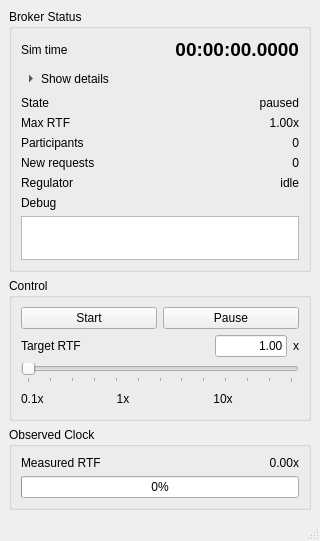
<?xml version="1.0" encoding="UTF-8"?>
<ui version="4.0">
 <class>SimTimeBrokerWindow</class>
 <widget class="QMainWindow" name="SimTimeBrokerWindow">
  <property name="geometry">
   <rect>
    <x>0</x>
    <y>0</y>
    <width>320</width>
    <height>380</height>
   </rect>
  </property>
  <property name="windowTitle">
   <string>Sim Time Broker</string>
  </property>
  <widget class="QWidget" name="centralwidget">
   <layout class="QVBoxLayout" name="root_layout">
    <item>
     <widget class="QGroupBox" name="status_group">
      <property name="title">
       <string>Broker Status</string>
      </property>
      <layout class="QGridLayout" name="status_layout">
       <item row="0" column="0">
        <widget class="QLabel" name="label_time_title">
         <property name="text">
          <string>Sim time</string>
         </property>
        </widget>
       </item>
       <item row="0" column="1">
        <widget class="QLabel" name="label_time_value">
         <property name="font">
          <font>
           <pointsize>14</pointsize>
           <bold>true</bold>
          </font>
         </property>
         <property name="toolTip">
          <string>Click to switch between HH:MM:SS.ssss and seconds display</string>
         </property>
         <property name="text">
          <string>00:00:00.0000</string>
         </property>
         <property name="alignment">
          <set>Qt::AlignRight|Qt::AlignTrailing|Qt::AlignVCenter</set>
         </property>
        </widget>
       </item>
       <item row="1" column="0" colspan="2" alignment="Qt::AlignLeft">
        <widget class="QToolButton" name="status_toggle_button">
         <property name="sizePolicy">
          <sizepolicy hsizetype="Minimum" vsizetype="Minimum">
           <horstretch>0</horstretch>
           <verstretch>0</verstretch>
          </sizepolicy>
         </property>
         <property name="toolTip">
          <string>Show broker status details</string>
         </property>
         <property name="text">
          <string>Show details</string>
         </property>
         <property name="checkable">
          <bool>true</bool>
         </property>
         <property name="toolButtonStyle">
          <enum>Qt::ToolButtonTextBesideIcon</enum>
         </property>
         <property name="autoRaise">
          <bool>true</bool>
         </property>
         <property name="styleSheet">
          <string notr="true">QToolButton {
  border: none;
  background: transparent;
  padding: 2px 0;
  text-align: left;
}
QToolButton:hover {
  color: palette(highlight);
}</string>
         </property>
         <property name="arrowType">
          <enum>Qt::RightArrow</enum>
         </property>
        </widget>
       </item>
       <item row="2" column="0">
        <widget class="QLabel" name="label_running_title">
         <property name="text">
          <string>State</string>
         </property>
        </widget>
       </item>
       <item row="2" column="1">
        <widget class="QLabel" name="label_running_value">
         <property name="text">
          <string>paused</string>
         </property>
         <property name="alignment">
          <set>Qt::AlignRight|Qt::AlignTrailing|Qt::AlignVCenter</set>
         </property>
        </widget>
       </item>
       <item row="3" column="0">
        <widget class="QLabel" name="label_rtf_title">
         <property name="text">
          <string>Max RTF</string>
         </property>
        </widget>
       </item>
       <item row="3" column="1">
        <widget class="QLabel" name="label_rtf_value">
         <property name="text">
          <string>1.00x</string>
         </property>
         <property name="alignment">
          <set>Qt::AlignRight|Qt::AlignTrailing|Qt::AlignVCenter</set>
         </property>
        </widget>
       </item>
       <item row="4" column="0">
        <widget class="QLabel" name="label_participants_title">
         <property name="text">
          <string>Participants</string>
         </property>
        </widget>
       </item>
       <item row="4" column="1">
        <widget class="QLabel" name="label_participants_value">
         <property name="text">
          <string>0</string>
         </property>
         <property name="alignment">
          <set>Qt::AlignRight|Qt::AlignTrailing|Qt::AlignVCenter</set>
         </property>
        </widget>
       </item>
       <item row="5" column="0">
        <widget class="QLabel" name="label_new_requests_title">
         <property name="text">
          <string>New requests</string>
         </property>
        </widget>
       </item>
       <item row="5" column="1">
        <widget class="QLabel" name="label_new_requests_value">
         <property name="text">
          <string>0</string>
         </property>
         <property name="alignment">
          <set>Qt::AlignRight|Qt::AlignTrailing|Qt::AlignVCenter</set>
         </property>
        </widget>
       </item>
       <item row="6" column="0">
        <widget class="QLabel" name="label_regulator_title">
         <property name="text">
          <string>Regulator</string>
         </property>
        </widget>
       </item>
       <item row="6" column="1">
        <widget class="QLabel" name="label_regulator_value">
         <property name="text">
          <string>idle</string>
         </property>
         <property name="alignment">
          <set>Qt::AlignRight|Qt::AlignTrailing|Qt::AlignVCenter</set>
         </property>
        </widget>
       </item>
       <item row="7" column="0" colspan="2">
        <widget class="QLabel" name="label_debug_title">
         <property name="text">
          <string>Debug</string>
         </property>
        </widget>
       </item>
       <item row="8" column="0" colspan="2">
        <widget class="QPlainTextEdit" name="debug_msg_text">
         <property name="minimumSize">
          <size>
           <width>0</width>
           <height>44</height>
          </size>
         </property>
         <property name="maximumSize">
          <size>
           <width>16777215</width>
           <height>44</height>
          </size>
         </property>
         <property name="verticalScrollBarPolicy">
          <enum>Qt::ScrollBarAsNeeded</enum>
         </property>
         <property name="horizontalScrollBarPolicy">
          <enum>Qt::ScrollBarAsNeeded</enum>
         </property>
         <property name="readOnly">
          <bool>true</bool>
         </property>
         <property name="plainText">
          <string/>
         </property>
        </widget>
       </item>
      </layout>
     </widget>
    </item>
    <item>
     <widget class="QGroupBox" name="control_group">
      <property name="title">
       <string>Control</string>
      </property>
      <layout class="QVBoxLayout" name="control_layout">
       <item>
        <layout class="QHBoxLayout" name="button_layout">
         <item>
          <widget class="QPushButton" name="start_button">
           <property name="text">
            <string>Start</string>
           </property>
          </widget>
         </item>
         <item>
          <widget class="QPushButton" name="pause_button">
           <property name="text">
            <string>Pause</string>
           </property>
          </widget>
         </item>
        </layout>
       </item>
       <item>
        <layout class="QHBoxLayout" name="target_layout">
         <item>
          <widget class="QLabel" name="label_target_rtf_title">
           <property name="text">
            <string>Target RTF</string>
           </property>
          </widget>
         </item>
         <item>
          <spacer name="target_rtf_spacer">
           <property name="orientation">
            <enum>Qt::Horizontal</enum>
           </property>
           <property name="sizeHint" stdset="0">
            <size>
             <width>40</width>
             <height>20</height>
            </size>
           </property>
          </spacer>
         </item>
         <item>
          <widget class="QLineEdit" name="target_rtf_input">
           <property name="sizePolicy">
            <sizepolicy hsizetype="Fixed" vsizetype="Fixed">
             <horstretch>0</horstretch>
             <verstretch>0</verstretch>
            </sizepolicy>
           </property>
           <property name="minimumSize">
            <size>
             <width>72</width>
             <height>0</height>
            </size>
           </property>
           <property name="maximumSize">
            <size>
             <width>72</width>
             <height>16777215</height>
            </size>
           </property>
           <property name="toolTip">
            <string>Enter target RTF</string>
           </property>
           <property name="text">
            <string>1.00</string>
           </property>
           <property name="alignment">
            <set>Qt::AlignRight|Qt::AlignTrailing|Qt::AlignVCenter</set>
           </property>
          </widget>
         </item>
         <item>
          <widget class="QLabel" name="label_target_rtf_unit">
           <property name="text">
            <string>x</string>
           </property>
          </widget>
         </item>
        </layout>
       </item>
       <item>
        <widget class="QSlider" name="speed_dial">
         <property name="minimum">
          <number>0</number>
         </property>
         <property name="maximum">
          <number>300</number>
         </property>
         <property name="singleStep">
          <number>1</number>
         </property>
         <property name="pageStep">
          <number>5</number>
         </property>
         <property name="orientation">
          <enum>Qt::Horizontal</enum>
         </property>
         <property name="tickPosition">
          <enum>QSlider::TicksBelow</enum>
         </property>
         <property name="tickInterval">
          <number>25</number>
         </property>
        </widget>
       </item>
       <item>
        <widget class="QWidget" name="scale_widget">
         <property name="minimumSize">
          <size>
           <width>0</width>
           <height>20</height>
          </size>
         </property>
         <widget class="QLabel" name="label_scale_01">
          <property name="geometry">
           <rect>
            <x>0</x>
            <y>0</y>
            <width>36</width>
            <height>20</height>
           </rect>
          </property>
          <property name="text">
           <string>0.1x</string>
          </property>
          <property name="alignment">
           <set>Qt::AlignLeading|Qt::AlignLeft|Qt::AlignVCenter</set>
          </property>
         </widget>
         <widget class="QLabel" name="label_scale_1">
          <property name="geometry">
           <rect>
            <x>90</x>
            <y>0</y>
            <width>24</width>
            <height>20</height>
           </rect>
          </property>
          <property name="text">
           <string>1x</string>
          </property>
          <property name="alignment">
           <set>Qt::AlignCenter</set>
          </property>
         </widget>
         <widget class="QLabel" name="label_scale_5">
          <property name="geometry">
           <rect>
            <x>190</x>
            <y>0</y>
            <width>24</width>
            <height>20</height>
           </rect>
          </property>
          <property name="text">
           <string>10x</string>
          </property>
          <property name="alignment">
           <set>Qt::AlignCenter</set>
          </property>
         </widget>
         <widget class="QLabel" name="label_scale_10">
          <property name="geometry">
           <rect>
            <x>280</x>
            <y>0</y>
            <width>32</width>
            <height>20</height>
           </rect>
          </property>
          <property name="text">
           <string>10x</string>
          </property>
          <property name="alignment">
           <set>Qt::AlignRight|Qt::AlignTrailing|Qt::AlignVCenter</set>
          </property>
         </widget>
        </widget>
       </item>
      </layout>
     </widget>
    </item>
    <item>
     <widget class="QGroupBox" name="observed_group">
      <property name="title">
       <string>Observed Clock</string>
      </property>
      <layout class="QVBoxLayout" name="observed_layout">
       <item>
        <layout class="QHBoxLayout" name="actual_layout">
         <item>
          <widget class="QLabel" name="label_actual_rtf_title">
           <property name="text">
            <string>Measured RTF</string>
           </property>
          </widget>
         </item>
         <item>
          <widget class="QLabel" name="label_actual_rtf_value">
           <property name="text">
            <string>0.00x</string>
           </property>
           <property name="alignment">
            <set>Qt::AlignRight|Qt::AlignTrailing|Qt::AlignVCenter</set>
           </property>
          </widget>
         </item>
        </layout>
       </item>
       <item>
        <widget class="QProgressBar" name="speed_bar">
         <property name="maximum">
          <number>100</number>
         </property>
         <property name="value">
          <number>0</number>
         </property>
        </widget>
       </item>
      </layout>
     </widget>
    </item>
   </layout>
  </widget>
  <widget class="QMenuBar" name="menubar"/>
  <widget class="QStatusBar" name="statusbar"/>
 </widget>
 <resources/>
 <connections/>
</ui>
